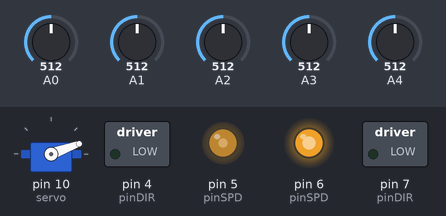
This sketch was run on a simulated Arduino Uno, built with avr-gcc and run on an emulated ATmega328P. Parts: servo, switched loads named in the sketch (green lamp = pin HIGH), output pins drawn as LEDs (lit = HIGH). Inputs (shaded band) come from the test bench; at power-on: A4 = 512, A3 = 512, A0 = 512, A1 = 512, A2 = 512.

Above: at 1.2 s.
1.3 s: A4 set to 728
2.8 s: A4 set to 756
At 3.7 s:
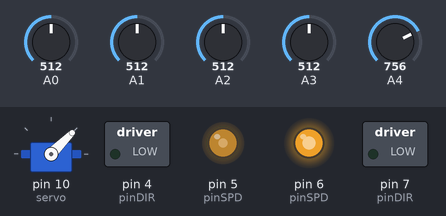
4.3 s: A3 set to 684
5.8 s: A3 set to 714
At 7.0 s:
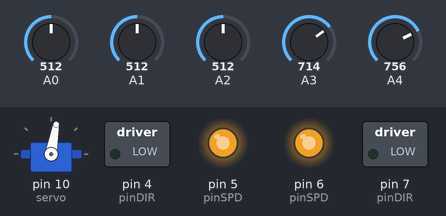
7.3 s: A0 set to 493
At 8.3 s:
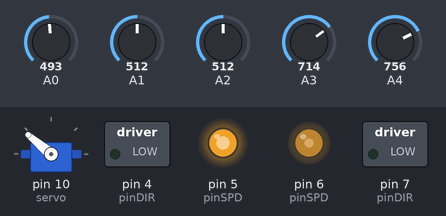
8.8 s: A0 set to 716
At 9.5 s:
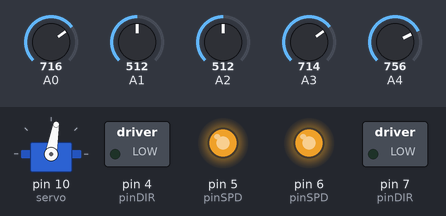
Timing chart, 0 to 11.3 s (numbered marks = the images above; inputs shaded):
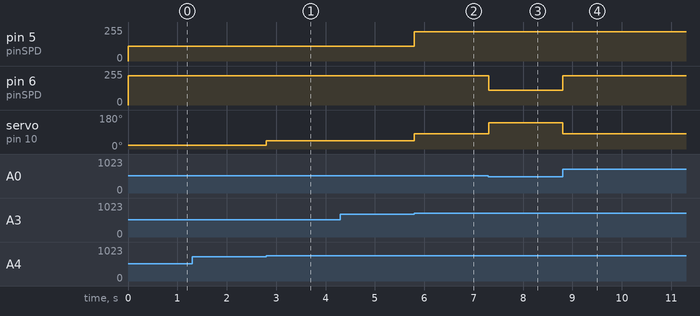

Measured:
- the behaviour switches between 739 and 740 on A4 (found by bisection; images 0 and 1)
- the behaviour switches between 699 and 700 on A3 (found by bisection; images 1 and 2)
- the behaviour switches between 500 and 499 on A0 (found by bisection; images 2 and 3)
- after the input at 1.3 s, every drawn part: stays the same
- after the input at 2.8 s, servo on pin 10 (servo): 20° → 45° at once
- after the input at 4.3 s, every drawn part: stays the same
- after the input at 5.8 s, pin 5 (pinSPD): 110/255 → 220/255 at once; servo on pin 10 (servo): 45° → 80° at once
- after the input at 7.3 s, pin 6 (pinSPD): 220/255 → 110/255 at once; servo on pin 10 (servo): 80° → 140° at once
- after the input at 8.8 s, pin 6 (pinSPD): 110/255 → 220/255 at once; servo on pin 10 (servo): 140° → 80° at once

The sketch:

tracking-car.ino
```cpp
#include <Servo.h>                                                           /////////  头文件，调用舵机类Servo

//////////////////////////////////////////////////////////////////////////////////////  传感器  /////////////////////////////////////////////
class Sensor{
  public:
    int pinSensor[5];                                   ////传感器引脚
    int brightness[5];                                  ////传感数据储存
    int threshold[5];                                   ////感应阈值
    int test_order[5];                                  ////传感器读取顺序
    void sRead ();                                      ////读取传感数据
    void sPrint (int);                                  ////输出调试函数
} sensor;                                               ////声明传感器sensor

void Sensor :: sRead () {
  for (int i = 0; i < 5; i ++) brightness[i] = analogRead (pinSensor[i]);
}

void Sensor :: sPrint (int time) {                      ////（输出间隔）
  for (int i = 0; i < 4; i ++) {
    Serial.print (brightness[i]);
    Serial.print ("--");
  }
  Serial.println (brightness[4]);
  delay (time);
}

///////////////////////////////////////////////////////////////////////////////////////  舵机（原舵机类Servo的公有派生）  ////////////////////
class Improved_Servo : public Servo {
  public:
    int serial = 2;                                     ////档位（赋初始值为2）
    int stdAngel;                                       ////角度标准值（直线）
    int rotate[5];                                      ////舵机旋转角度档位
    void getSerial ();                                  ////获取档位数据
    void Rotate ();                                     ////舵机旋转
} servo;                                                ////声明舵机servo

void Improved_Servo :: getSerial () {
  for (int i = 0; i < 5; i ++) {
    if (sensor.brightness[sensor.test_order[i]] < sensor.threshold[sensor.test_order[i]]) serial = sensor.test_order[i];
  }
}

void Improved_Servo :: Rotate () {
  write (stdAngel + rotate[serial]);
}

////////////////////////////////////////////////////////////////////////////////////////  电机组  //////////////////////////////////////////
class Electrical_Machinery {
  public:
    int pinDIR, pinSPD;                                  ////电机组引脚
    int Speed[5];                                        ////速度档位
    void Motor (int, int);                               ////驱动函数
} L_EM, R_EM;                                            ////声明左舵机L_EM和右舵机R_EM

void Electrical_Machinery :: Motor (int dir, int speed) {////（方向，速度档位）
  digitalWrite (pinDIR, dir);
  analogWrite (pinSPD, speed);
}

////////////////////////////////////////////////////////////////////////////////////////  项目  ////////////////////////////////////////////
void Project_Defined (int angel, int speed, int time) {  ////项目1——定义行驶
  servo.write (servo.stdAngel + angel);                  ////设置舵机角度为标准值

  L_EM.Motor (LOW, speed);                               ////左轮驱动
  R_EM.Motor (LOW, speed);                               ////右轮驱动

  if (time != 0) delay (time);
}

void Project_Patrol_Line () {                            ////项目2——巡线行驶
  sensor.sRead ();                                       ////读取数据

  servo.getSerial ();                                    ////获取档位
  servo.Rotate ();                                       ////舵机旋转

  L_EM.Motor (LOW, L_EM.Speed[servo.serial]);            ////左轮驱动
  R_EM.Motor (LOW, R_EM.Speed[servo.serial]);            ////右轮驱动
}

////////////////////////////////////////////////////////////////////////////////////////  主程序  ///////////////////////////////////////////
void setup () {
  Serial.begin (9600);                                   ////设置串口波特率（调试需要串口通信）

  sensor.pinSensor[0] = A0;                              ////设置传感器引脚
  sensor.pinSensor[1] = A1;
  sensor.pinSensor[2] = A2;
  sensor.pinSensor[3] = A3;
  sensor.pinSensor[4] = A4;

  sensor.threshold[0] = 500;                             ////设置阈值
  sensor.threshold[1] = 450;
  sensor.threshold[2] = 700;
  sensor.threshold[3] = 700;
  sensor.threshold[4] = 740;

  sensor.test_order[0] = 2;  // 中间传感器优先级最高
  sensor.test_order[1] = 1;  // 次靠左传感器
  sensor.test_order[2] = 3;  // 次靠右传感器
  sensor.test_order[3] = 0;  // 最左传感器
  sensor.test_order[4] = 4;  // 最右传感器

  servo.stdAngel = 80;                                  ////设置标准值
  servo.attach (10);                                     ////设置舵机引脚10
  servo.write (servo.stdAngel);                          ////设置舵机初始角度
  servo.rotate[0] = 60;  // 偏左（最左传感器）
  servo.rotate[1] = 35;  // 偏左（次靠左传感器）
  servo.rotate[2] = 0;    // 直行（中间传感器）
  servo.rotate[3] = -35;   // 偏右（次靠右传感器）
  servo.rotate[4] = -60;   // 偏右（最右传感器）

  L_EM.pinDIR = 4;                                       ////设置电机引脚
  L_EM.pinSPD = 5;
  R_EM.pinDIR = 7;
  R_EM.pinSPD = 6;

  pinMode (L_EM.pinDIR, OUTPUT);                         ////设置电机引脚为输出
  pinMode (L_EM.pinSPD, OUTPUT);
  pinMode (R_EM.pinDIR, OUTPUT);
  pinMode (R_EM.pinSPD, OUTPUT);

  L_EM.Speed [0] = 220;                                  ////设置左轮速度档位
  L_EM.Speed [1] = 220;
  L_EM.Speed [2] = 220;
  L_EM.Speed [3] = 110;
  L_EM.Speed [4] = 110;

  R_EM.Speed [0] = 110;                                  ////设置右轮速度档位
  R_EM.Speed [1] = 110;
  R_EM.Speed [2] = 220;
  R_EM.Speed [3] = 220;
  R_EM.Speed [4] = 220;
}

void loop () {
  //                 调试
  /*
  sensor.sRead ();
  sensor.sPrint (500);
  */
  //                 直线行驶
  /*
   Project_Defined (0, 255, 0);
  */
  //                 巡线行驶
  /*
  Project_Patrol_Line ();
  */

  Project_Patrol_Line ();

  /*
  Project_Defined (0, 255, 0);
  */
}
```
